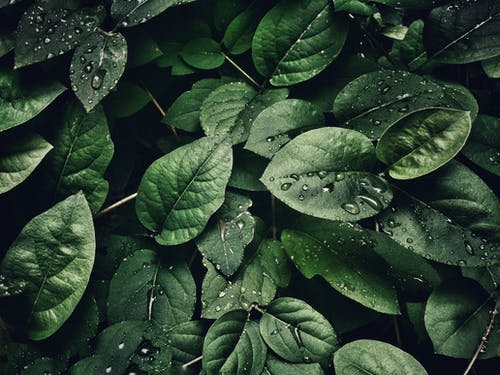
#> input picture Images/Leaves.jpeg, 500 x 375 px
$ python advanced-topic-thresholding.py
#> lines starting #> are read from the running program, lines starting #| are printed output that depends on the picture; after the words box and inside, x2 and y2 are one past the last pixel; in counts of white or black regions, pixels touching at a corner belong together
########################
# Simple thresholding
# Inverse thresholding
# Adaptive thresholding
########################

from typing import ClassVar
import cv2 as cv

img = cv.imread("Images/Leaves.jpeg")
#> img is the input picture: shape (375, 500, 3); mean B, G, R 48.7, 64.1, 44.8


gray = cv.cvtColor(img, cv.COLOR_BGR2GRAY)
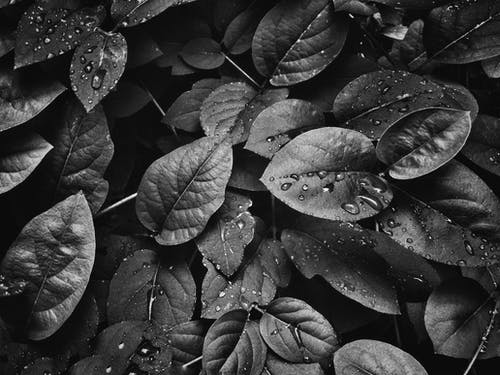
#> gray: shape (375, 500); min 0, max 254, mean 56.6

####################################################################################

# Simple Thresholding

# Threshold value is 150
# if greater than 150, then set pixel to 255
# with thresholding type as binary type.
# (Threshold holds the 150 value, whole thresh has the thresholded image)
threshold, thresh = cv.threshold(gray, 150, 255, cv.THRESH_BINARY)
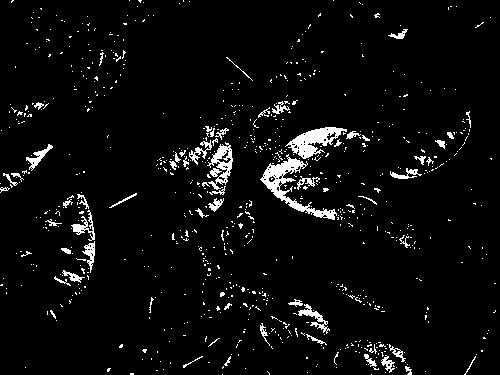
#> thresh: shape (375, 500); 4.4% white; 793 white regions (730 under 20 px), largest, box (x1, y1, x2, y2) and area: (260, 154, 337, 220) 1144, (285, 127, 347, 159) 861, (207, 142, 233, 190) 488
cv.imshow("Simple thresholded", thresh)

####################################################################################

# Inverse thresholding

# Now if greater than thresholded value (150) then it is
# black, and vice versa
threshold, thresh_inverse = cv.threshold(
    gray, 150, 255, cv.THRESH_BINARY_INV)
cv.imshow("Thresholded Inverse", thresh_inverse)

####################################################################################

# Adaptive thresholding

# Letting computer find optimal thresholding value
# and binarizes image

# cv.ADAPTIVE_THRESH_MEAN_C means setting threshold value as mean of neighboring pixels
# Second to last parameter (11) is block (kernel) size used to compute optimal threshold value
# The last parameter (3) is the "C value" which is subtracted from the mean (The more subtracted the more accurate)
adaptive_thresh = cv.adaptiveThreshold(
    gray, 255, cv.ADAPTIVE_THRESH_GAUSSIAN_C, cv.THRESH_BINARY, 11, 3)
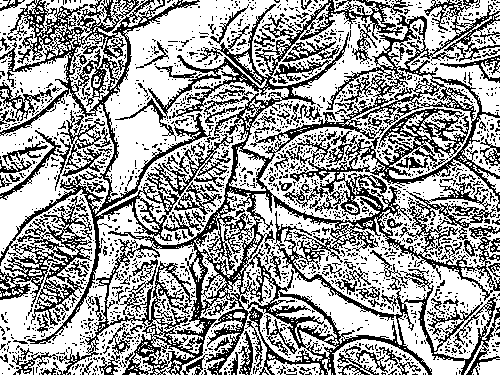
#> adaptive_thresh: shape (375, 500); 62.6% white; black in thin lines or dots
cv.imshow("Adaptive Thresholding", adaptive_thresh)

cv.waitKey(0)
